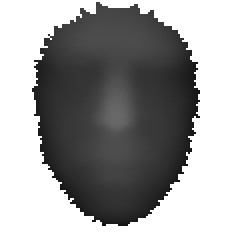
#> input picture db_dep/train/person-11/frame11_dep.png, 116 x 120 px (shown 2 times larger); its folder holds only this picture in this run
$ jupyter execute main.ipynb
#> lines starting #> are read from the running program, lines starting #| are printed output that depends on the picture; after the words box and inside, x2 and y2 are one past the last pixel; in counts of white or black regions, pixels touching at a corner belong together
[cell 1]
import glob
import numpy as np

train_path = "./db_dep/train/"
train_files = glob.glob(train_path + "person-*/*.png")

[cell 2]
class Merger:
	def __init__(self, shape, batch):
		self.img_idx = 0
		self.average_image = None
		self.batch_size = batch
		self.sum_image = np.zeros(shape[::-1], dtype=np.uint)

	def find_intersection_by_ids(self, xy1: tuple):
		"""
		Find intersection between given array with x and y coordinates and
		coordinates of average image which are not equal 255
		:param xy1: x and y indices
		:return: intersection mask
		"""
		xy2 = np.where(self.average_image < 255)

		x_mask = np.zeros_like(xy1[0], dtype=bool)
		y_mask = np.zeros_like(x_mask)
		i = 0
		for x1, x2 in zip(xy1[0], xy2[0]):
			x_mask[i] = (x1 == x2)
			i += 1
		i = 0
		for y1, y2 in zip(xy1[1], xy2[1]):
			y_mask[i] = (y1 == y2)
			i += 1
		mask = (x_mask & y_mask)
		return mask

	def apply_average(self):
		"""
		Average pixels on intersection of current batch and average image.
		Only non-white pixels are averaged
		"""
		if self.average_image is None:
			self.average_image = self.sum_image

		nonzero_values_ids = np.where(self.sum_image < 255)

		# apply mask
		intersection_mask = self.find_intersection_by_ids(nonzero_values_ids)
		nonzero_values_ids_x, nonzero_values_ids_y = nonzero_values_ids
		nonzero_values_ids_x = nonzero_values_ids_x[intersection_mask]
		nonzero_values_ids_y = nonzero_values_ids_y[intersection_mask]
		nonzero_values_ids = (nonzero_values_ids_x, nonzero_values_ids_y)

		# take chosen values of current image
		cur_nonzero = self.sum_image[nonzero_values_ids]
		# and values with corresponding indices on average image
		av_nonzero = self.average_image[nonzero_values_ids]
		averaged_pixels = 0.5 * (av_nonzero + cur_nonzero / self.batch_size)

		# save average image in memory for next call
		self.average_image[nonzero_values_ids] = averaged_pixels
		self.average_image = self.average_image.astype(np.uint8)

	def merge_to_one(self, image):
		"""
		Merge current image to previous in batch.
		:param image: current input image
		:return: numpy array of the same size with averaged pixels
		"""
		self.sum_image += np.asarray(image)
		if self.img_idx % self.batch_size == 0:
			self.apply_average()
			self.sum_image.fill(0)
		self.img_idx += 1
		return self.average_image

[cell 3]
from PIL import Image

img_shape = (116, 120)
batch_size = 1
merger = Merger(img_shape, batch_size)
for infile in train_files:
    try:
        with Image.open(infile) as im:
#> im is the input picture: PIL image 116x120 L; min 18, max 255, mean 154.3
            if im.mode != "L":
                print("Expected 8-bit pixels, black and white image. Exiting...")
                exit(1)
            print(infile, im.format, f"{im.size}x{im.mode}")
#| ./db_dep/train/person-11/frame11_dep.png PNG (116, 120)xL
            av_img = merger.merge_to_one(im)
#> in apply_average, `nonzero_values_ids = np.where(self.sum_image < 255)`: nonzero_values_ids = 7035 positions, rows 1 to 112, columns 16 to 99
#> the loop in find_intersection_by_ids, `for x1, x2 in zip(xy1[0], xy2[0]):` made 7035 passes
#> (x1, x2) on passes 1 to 3: (1, 1), (1, 1), (2, 2)
#> after the loop in find_intersection_by_ids, `for x1, x2 in zip(xy1[0], xy2[0]):`: i = 7035
#> the loop in find_intersection_by_ids, `for y1, y2 in zip(xy1[1], xy2[1]):` made 7035 passes
#> (y1, y2) on passes 1 to 3: (48, 48), (49, 49), (48, 48)
#> in apply_average, `nonzero_values_ids_x, nonzero_values_ids_y = nonzero_values_ids`: nonzero_values_ids_x = 7035 values from 1 to 112; nonzero_values_ids_y = 7035 values, max 99 at index 2804, min 16 at index 2638, mean 57.53
#> in apply_average, `cur_nonzero = self.sum_image[nonzero_values_ids]`: cur_nonzero = 7035 values, max 104 at index 3659, min 18 at index 3860, mean 55.83
#> in apply_average, `av_nonzero = self.average_image[nonzero_values_ids]`: av_nonzero has the same summary as cur_nonzero
#> in apply_average, `averaged_pixels = 0.5 * (av_nonzero + cur_nonzero / self.batch_size)`: averaged_pixels has the same summary as cur_nonzero
#> in merge_to_one, `self.sum_image.fill(0)`: self.sum_image: shape (120, 116) uint64; every value is 0
#> pass 3 of the loop `for infile in train_files:`:
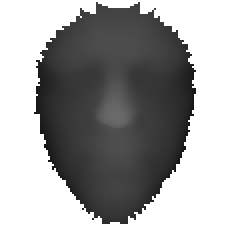
#> input picture db_dep/train/person-13/frame11_dep.png, 116 x 120 px (shown 2 times larger)
#> im is the input picture: PIL image 116x120 L; min 17, max 255, mean 162.4
#| ./db_dep/train/person-13/frame11_dep.png PNG (116, 120)xL
#> in apply_average (call 3), `nonzero_values_ids = np.where(self.sum_image < 255)`: nonzero_values_ids = 6565 positions, rows 1 to 111, columns 17 to 97
#> in apply_average (call 3), `nonzero_values_ids_x, nonzero_values_ids_y = nonzero_values_ids`: nonzero_values_ids_x = 6565 values from 1 to 111; nonzero_values_ids_y = 6565 values, max 97 at index 1945, min 17 at index 3514, mean 57.21
#> in apply_average (call 3), `nonzero_values_ids_x = nonzero_values_ids_x[intersection_mask]`: nonzero_values_ids_x = 37 values from 1 to 6
#> in apply_average (call 3), `nonzero_values_ids_y = nonzero_values_ids_y[intersection_mask]`: nonzero_values_ids_y = 37 values, max 76 at index 6, min 40 at index 7, mean 57.51
#> in apply_average (call 3), `nonzero_values_ids = (nonzero_values_ids_x, nonzero_values_ids_y)`: nonzero_values_ids = 37 positions, rows 1 to 6, columns 40 to 76
#> cur_nonzero = 37 values, max 68 at index 20, min 58 at index 6, mean 64.73
#> av_nonzero = 37 values, max 70 at index 12, min 55 at index 6, mean 66.35
#> averaged_pixels = 37 values, max 69 at index 20, min 56.5 at index 6, mean 65.54
#> in apply_average (call 3), `self.average_image[nonzero_values_ids] = averaged_pixels`:
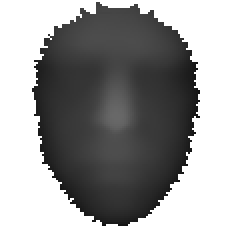
#> self.average_image: shape (120, 116) (shown 2 times larger); 0.22% of pixels changed, all inside (x1, y1, x2, y2) = (40, 1, 77, 7)
#> the loop made 4 passes; the first 3 are shown
            pil_img = Image.fromarray(av_img, mode="L")
            display(pil_img)
    except OSError:
        pass
pil_img.save("average_image.png")

[cell 4]
def test_merging():
    """
    Merge black and then white image with one changed pixel into
    white image with the same changed pixel
    """
    img_shape = (116, 120) # cols, rows
    batch_size = 1
    merger = Merger(img_shape, batch_size)
    pixel_value = 150

    img1 = Image.new("L", img_shape, "white")
    print(img1.size)
    img1.putpixel((0, 0), pixel_value)
    print(np.asarray(img1))
    img2 = Image.new("L", img_shape, "black")
    av_img = merger.merge_to_one(img1)
    print(av_img)
    assert av_img[0, 0] == pixel_value
    assert av_img.shape == img_shape[::-1]
    print(av_img)
    av_img = merger.merge_to_one(img2)
    print(av_img)
    assert av_img[0, 0] == pixel_value / 2
    av_img = merger.merge_to_one(img1)
    print(av_img)
    assert av_img[0, 0] == int((pixel_value / 2 + pixel_value) / 2)

test_merging()
#> in test_merging, `img1 = Image.new("L", img_shape, "white")`: img1: PIL image 116x120 L; every value is 255
#| (116, 120)
#> in test_merging, `img1.putpixel((0, 0), pixel_value)`:
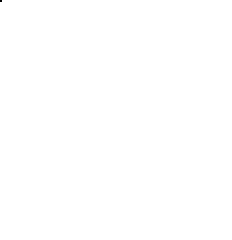
#> img1: PIL image 116x120 L (shown 2 times larger); values 150 (black) and 255 (white), 100% white; black in thin lines or dots, all inside (x1, y1, x2, y2) = (0, 0, 1, 1)
#> (printed output is left out)
#> in test_merging, `img2 = Image.new("L", img_shape, "black")`: img2: PIL image 116x120 L; every value is 0
#> (printed output is left out)
#> (printed output is left out)
#> (printed output is left out)
#> (printed output is left out)

[cell 5]
def test_intersection():
    """
    Only matching pixels should be averaged. In this case after merging black image into
    white one only pixel at coordinate (0, 0) is changed
    """
    img_shape = (116, 120) # cols, rows
    batch_size = 1
    merger = Merger(img_shape, batch_size)
    pixel_value = 150

    img1 = Image.new("L", img_shape, "white")
    img1.putpixel((0, 0), pixel_value)
    img2 = Image.new("L", img_shape, "black")
    av_img = merger.merge_to_one(img1)
    av_img = merger.merge_to_one(img2)
    assert av_img[0, 0] == 75
    assert np.all(av_img[0:, 1:] == 255)

test_intersection()

[cell 6]
def test_find_intersection_by_ids():
	"""
	Check output intersection mask is correct
	"""
	img_shape = (3, 1) # cols, rows
	batch_size = 1
	merger = Merger(img_shape, batch_size)
	pixel_value = 0

	img1 = Image.new("L", img_shape, "white")
	img1.putpixel((0, 0), pixel_value)
	img1.putpixel((2, 0), pixel_value)
	arr2 = (np.array([0, 0]), np.array([0, 2]))
	av_img = merger.merge_to_one(img1)

	mask = merger.find_intersection_by_ids(arr2)
	assert np.all(mask == [True, True])

test_find_intersection_by_ids()

[cell 7]
img3 = Image.new("RGB", (116, 120), "black")
#> img3: PIL image 116x120 RGB; every value is 0
display(img3)
